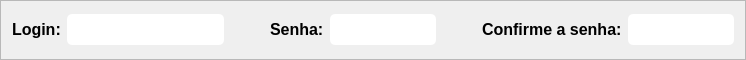
         <widget class="QFrame" name="fr_cad3_cadUser">
          <property name="minimumSize">
           <size>
            <width>0</width>
            <height>60</height>
           </size>
          </property>
          <property name="maximumSize">
           <size>
            <width>16777215</width>
            <height>60</height>
           </size>
          </property>
          <property name="frameShape">
           <enum>QFrame::StyledPanel</enum>
          </property>
          <property name="frameShadow">
           <enum>QFrame::Raised</enum>
          </property>
          <layout class="QHBoxLayout" name="horizontalLayout_6">
           <item>
            <widget class="QLabel" name="lb_login_cadUser">
             <property name="sizePolicy">
              <sizepolicy hsizetype="Fixed" vsizetype="Fixed">
               <horstretch>0</horstretch>
               <verstretch>0</verstretch>
              </sizepolicy>
             </property>
             <property name="minimumSize">
              <size>
               <width>0</width>
               <height>25</height>
              </size>
             </property>
             <property name="maximumSize">
              <size>
               <width>16777215</width>
               <height>25</height>
              </size>
             </property>
             <property name="font">
              <font>
               <family>Yu Gothic UI</family>
               <pointsize>12</pointsize>
               <weight>75</weight>
               <bold>true</bold>
              </font>
             </property>
             <property name="text">
              <string>Login:</string>
             </property>
            </widget>
           </item>
           <item>
            <widget class="QLineEdit" name="edt_login_cadUser">
             <property name="minimumSize">
              <size>
               <width>0</width>
               <height>31</height>
              </size>
             </property>
             <property name="maximumSize">
              <size>
               <width>16777215</width>
               <height>31</height>
              </size>
             </property>
             <property name="font">
              <font>
               <family>Yu Gothic UI</family>
               <pointsize>12</pointsize>
               <weight>75</weight>
               <bold>true</bold>
              </font>
             </property>
             <property name="styleSheet">
              <string notr="true">background-color: rgb(255, 255, 255);
border-radius: 5px;
color: rgb(138, 185, 214);</string>
             </property>
            </widget>
           </item>
           <item>
            <spacer name="sp_cad3_cadUser">
             <property name="orientation">
              <enum>Qt::Horizontal</enum>
             </property>
             <property name="sizeType">
              <enum>QSizePolicy::Fixed</enum>
             </property>
             <property name="sizeHint" stdset="0">
              <size>
               <width>40</width>
               <height>20</height>
              </size>
             </property>
            </spacer>
           </item>
           <item>
            <widget class="QLabel" name="lb_senha_cadUser">
             <property name="sizePolicy">
              <sizepolicy hsizetype="Fixed" vsizetype="Fixed">
               <horstretch>0</horstretch>
               <verstretch>0</verstretch>
              </sizepolicy>
             </property>
             <property name="minimumSize">
              <size>
               <width>0</width>
               <height>25</height>
              </size>
             </property>
             <property name="maximumSize">
              <size>
               <width>16777215</width>
               <height>25</height>
              </size>
             </property>
             <property name="font">
              <font>
               <family>Yu Gothic UI</family>
               <pointsize>12</pointsize>
               <weight>75</weight>
               <bold>true</bold>
              </font>
             </property>
             <property name="text">
              <string>Senha:</string>
             </property>
            </widget>
           </item>
           <item>
            <widget class="QLineEdit" name="edt_senha_cadUser">
             <property name="minimumSize">
              <size>
               <width>0</width>
               <height>31</height>
              </size>
             </property>
             <property name="maximumSize">
              <size>
               <width>16777215</width>
               <height>31</height>
              </size>
             </property>
             <property name="font">
              <font>
               <family>Yu Gothic UI</family>
               <pointsize>8</pointsize>
               <weight>50</weight>
               <bold>false</bold>
              </font>
             </property>
             <property name="styleSheet">
              <string notr="true">background-color: rgb(255, 255, 255);
border-radius: 5px;
color: rgb(138, 185, 214);</string>
             </property>
             <property name="inputMask">
              <string/>
             </property>
             <property name="echoMode">
              <enum>QLineEdit::Password</enum>
             </property>
            </widget>
           </item>
           <item>
            <spacer name="horizontalSpacer_2">
             <property name="orientation">
              <enum>Qt::Horizontal</enum>
             </property>
             <property name="sizeType">
              <enum>QSizePolicy::Fixed</enum>
             </property>
             <property name="sizeHint" stdset="0">
              <size>
               <width>40</width>
               <height>20</height>
              </size>
             </property>
            </spacer>
           </item>
           <item>
            <widget class="QLabel" name="lb_senhaConfirm_cadUser">
             <property name="sizePolicy">
              <sizepolicy hsizetype="Fixed" vsizetype="Fixed">
               <horstretch>0</horstretch>
               <verstretch>0</verstretch>
              </sizepolicy>
             </property>
             <property name="minimumSize">
              <size>
               <width>0</width>
               <height>25</height>
              </size>
             </property>
             <property name="maximumSize">
              <size>
               <width>16777215</width>
               <height>25</height>
              </size>
             </property>
             <property name="font">
              <font>
               <family>Yu Gothic UI</family>
               <pointsize>12</pointsize>
               <weight>75</weight>
               <bold>true</bold>
              </font>
             </property>
             <property name="text">
              <string>Confirme a senha:</string>
             </property>
            </widget>
           </item>
           <item>
            <widget class="QLineEdit" name="edt_senhaConfirm_cadUser">
             <property name="minimumSize">
              <size>
               <width>0</width>
               <height>31</height>
              </size>
             </property>
             <property name="maximumSize">
              <size>
               <width>16777215</width>
               <height>31</height>
              </size>
             </property>
             <property name="font">
              <font>
               <family>Yu Gothic UI</family>
               <pointsize>8</pointsize>
               <weight>50</weight>
               <bold>false</bold>
              </font>
             </property>
             <property name="styleSheet">
              <string notr="true">background-color: rgb(255, 255, 255);
border-radius: 5px;
color: rgb(138, 185, 214);</string>
             </property>
             <property name="inputMask">
              <string/>
             </property>
             <property name="echoMode">
              <enum>QLineEdit::Password</enum>
             </property>
            </widget>
           </item>
          </layout>
         </widget>
